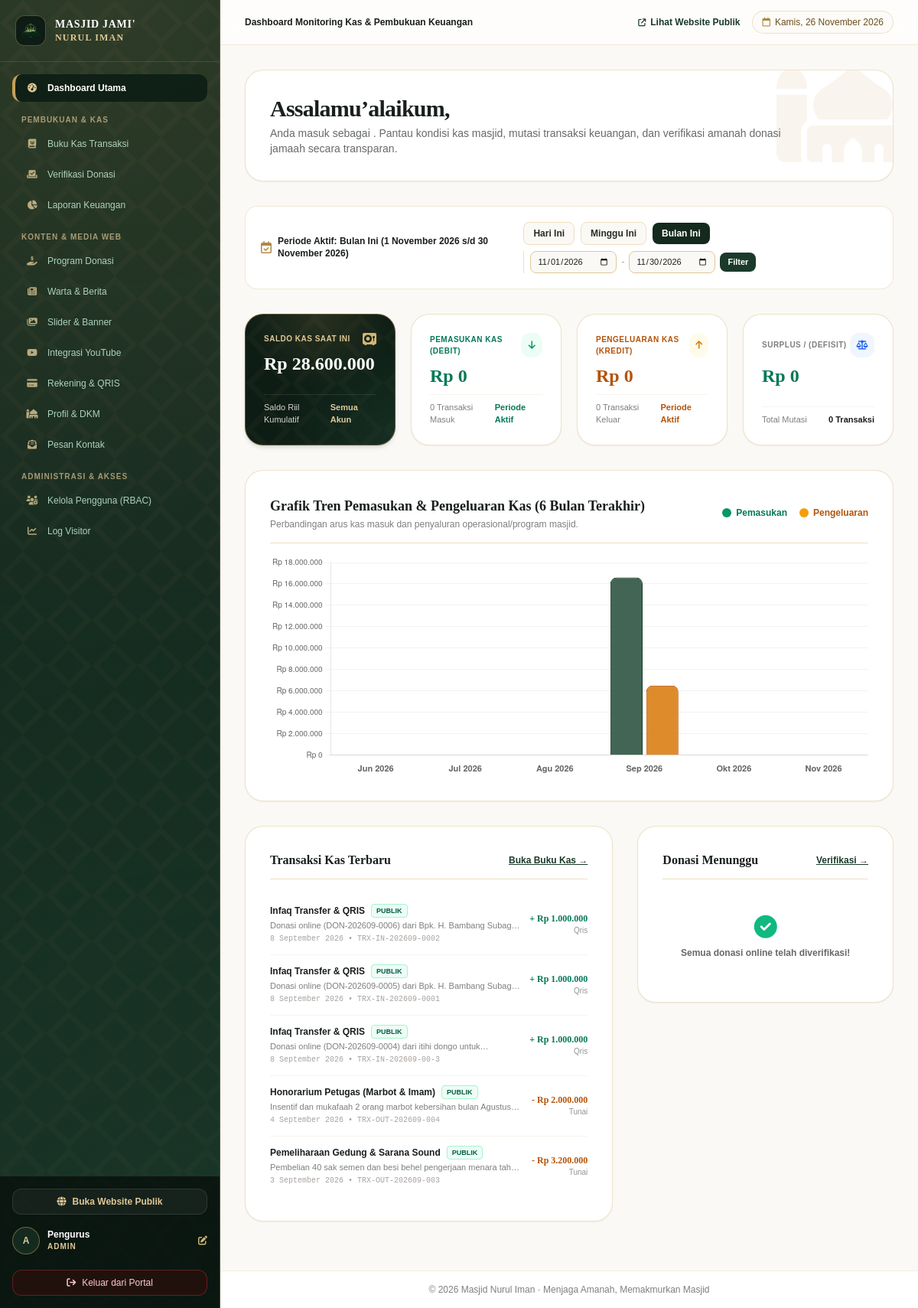
Screenshot of /admin/dashboard (signed in) with the database file from the repository.
### tables this page shows
CREATE TABLE IF NOT EXISTS `transaksi_keuangan` (
  `id` int NOT NULL AUTO_INCREMENT,
  `no_transaksi` varchar(50) NOT NULL,
  `tanggal_transaksi` date NOT NULL,
  `jenis` enum('pemasukan','pengeluaran') NOT NULL,
  `kategori_id` int NOT NULL,
  `program_id` int DEFAULT NULL,
  `akun_kas` varchar(50) NOT NULL DEFAULT 'Kas Tunai Utama',
  `nominal` decimal(15,2) NOT NULL DEFAULT '0.00',
  `keterangan` text NOT NULL,
  `bukti_transaksi` varchar(255) DEFAULT NULL,
  `user_id` int NOT NULL,
  `metode_pembayaran` enum('tunai','transfer','qris') NOT NULL DEFAULT 'tunai',
  `is_published` tinyint(1) NOT NULL DEFAULT '1',
  `created_at` timestamp NULL DEFAULT CURRENT_TIMESTAMP,
  `updated_at` timestamp NULL DEFAULT CURRENT_TIMESTAMP ON UPDATE CURRENT_TIMESTAMP,
  PRIMARY KEY (`id`),
  UNIQUE KEY `no_transaksi` (`no_transaksi`),
  KEY `idx_tanggal` (`tanggal_transaksi`),
  KEY `idx_jenis` (`jenis`),
  KEY `idx_published` (`is_published`),
  KEY `idx_transaksi_tanggal` (`tanggal_transaksi`),
  KEY `idx_transaksi_jenis` (`jenis`),
  KEY `idx_transaksi_published` (`is_published`),
  KEY `idx_transaksi_program` (`program_id`)
);

CREATE TABLE IF NOT EXISTS `kategori_transaksi` (
  `id` int NOT NULL AUTO_INCREMENT,
  `jenis` enum('pemasukan','pengeluaran') NOT NULL,
  `nama_kategori` varchar(100) NOT NULL,
  `deskripsi` varchar(255) DEFAULT NULL,
  `urutan` int NOT NULL DEFAULT '1',
  PRIMARY KEY (`id`)
);

### admin/dashboard.php (the view, shortened to what the rows shown need)
<?php
require_once __DIR__ . '/../config/database.php';
$transaksiTerbaru = $pdo->query("SELECT t.*, k.nama_kategori FROM transaksi_keuangan t JOIN kategori_transaksi k ON t.kategori_id = k.id ORDER BY t.tanggal_transaksi DESC, t.id DESC LIMIT 5")->fetchAll();
$stmtChart = $pdo->prepare("
    SELECT
        DATE_FORMAT(tanggal_transaksi, '%Y-%m') as bulan,
        SUM(CASE WHEN jenis = 'pemasukan' THEN nominal ELSE 0 END) as pemasukan,
        SUM(CASE WHEN jenis = 'pengeluaran' THEN nominal ELSE 0 END) as pengeluaran
    FROM transaksi_keuangan
    WHERE tanggal_transaksi >= DATE_SUB(NOW(), INTERVAL 6 MONTH)
    GROUP BY DATE_FORMAT(tanggal_transaksi, '%Y-%m')
    ORDER BY bulan DESC
    LIMIT 6
");
$stmtChart->execute();
$chartData = $stmtChart->fetchAll();
$chartDataMap = [];
foreach ($chartData as $row) {
    $chartDataMap[$row['bulan']] = [
        'pemasukan' => (float)$row['pemasukan'],
        'pengeluaran' => (float)$row['pengeluaran']
    ];
}
$chartLabels = [];
$chartPemasukan = [];
$chartPengeluaran = [];
for ($i = 5; $i >= 0; $i--) {
    $m = date('n', strtotime("-$i month"));
    $y = date('Y', strtotime("-$i month"));
    $bulantgl = sprintf('%04d-%02d', $y, $m);
    $namaBln = ['', 'Jan', 'Feb', 'Mar', 'Apr', 'Mei', 'Jun', 'Jul', 'Agu', 'Sep', 'Okt', 'Nov', 'Des'][$m] . ' ' . $y;
    $chartLabels[] = $namaBln;
    if (isset($chartDataMap[$bulantgl])) {
        $chartPemasukan[] = $chartDataMap[$bulantgl]['pemasukan'];
        $chartPengeluaran[] = $chartDataMap[$bulantgl]['pengeluaran'];
    } else {
        $chartPemasukan[] = 0;
        $chartPengeluaran[] = 0;
    }
}
require_once __DIR__ . '/../layouts/header.php';
require_once __DIR__ . '/../layouts/sidebar.php';
?>
<div class="bg-white rounded-3xl p-6 sm:p-8 border border-antique-300/50 shadow-sm relative overflow-hidden">
    <div class="relative z-10 flex flex-col md:flex-row md:items-center justify-between gap-6">
        <div>
            <h1 class="text-2xl sm:text-3xl font-bold text-warm-900 tracking-tight font-classic">
                Assalamu’alaikum, <span class="text-cypress-700"><?= e($user['nama']) ?></span>
            </h1>
        </div>
    </div>
</div>
<div class="grid grid-cols-1 lg:grid-cols-12 gap-8 items-start">
    <div class="lg:col-span-7 bg-white rounded-3xl p-6 sm:p-8 border border-antique-300/50 shadow-sm space-y-5">
        <?php if (empty($transaksiTerbaru)): ?>
            <p class="text-xs text-warm-800/60 italic py-6 text-center">Belum ada mutasi transaksi.</p>
        <?php else: ?>
            <div class="divide-y divide-antique-100">
                <?php foreach ($transaksiTerbaru as $t): ?>
                    <div class="py-3 flex items-center justify-between gap-3 text-xs">
                        <div class="space-y-0.5">
                            <div class="flex items-center gap-2">
                                <span class="font-bold text-warm-900"><?= e($t['nama_kategori']) ?></span>
                                <span class="text-[9px] px-1.5 py-0.2 rounded font-bold uppercase <?= $t['is_published'] ? 'bg-emerald-50 text-emerald-800 border border-emerald-200' : 'bg-stone-100 text-stone-600' ?>">
                                    <?= $t['is_published'] ? 'Publik' : 'Internal' ?>
                                </span>
                            </div>
                            <span class="text-[11px] text-warm-800/60 line-clamp-1"><?= e($t['keterangan']) ?></span>
                            <span class="text-[10px] text-stone-400 font-mono"><?= tanggal_indo($t['tanggal_transaksi']) ?> • <?= e($t['no_transaksi']) ?></span>
                        </div>
                        <div class="text-right shrink-0">
                            <span class="font-bold font-classic text-xs <?= $t['jenis'] === 'pemasukan' ? 'text-emerald-700' : 'text-amber-700' ?>">
                                <?= $t['jenis'] === 'pemasukan' ? '+' : '-' ?> <?= format_rupiah($t['nominal']) ?>
                            </span>
                            <span class="text-[10px] text-warm-800/50 block capitalize"><?= e($t['metode_pembayaran']) ?></span>
                        </div>
                    </div>
                <?php endforeach; ?>
            </div>
        <?php endif; ?>
    </div>
</div>
<script>
document.addEventListener("DOMContentLoaded", function() {
    const ctx = document.getElementById('trenKeuanganChart');
    if (!ctx) return;
    new Chart(ctx, {
        type: 'bar',
        data: {
            labels: <?= json_encode($chartLabels) ?>,
            datasets: [
                {
                    label: 'Pemasukan (Infaq)',
                    data: <?= json_encode($chartPemasukan) ?>,
                    backgroundColor: 'rgba(35, 75, 56, 0.85)',
                    borderColor: '#1b3a2b',
                    borderWidth: 1,
                    borderRadius: 8,
                },
                {
                    label: 'Pengeluaran (Kredit)',
                    data: <?= json_encode($chartPengeluaran) ?>,
                    backgroundColor: 'rgba(217, 119, 6, 0.85)',
                    borderColor: '#b45309',
                    borderWidth: 1,
                    borderRadius: 8,
                }
            ]
        },
        options: {
            responsive: true,
            maintainAspectRatio: false,
            plugins: {
                legend: { display: false }
            },
            scales: {
                y: {
                    beginAtZero: true,
                    ticks: {
                        callback: function(val) {
                            return 'Rp ' + val.toLocaleString('id-ID');
                        },
                        font: { size: 10 }
                    },
                    grid: { color: 'rgba(0,0,0,0.05)' }
                },
                x: {
                    ticks: { font: { size: 11, weight: 'bold' } },
                    grid: { display: false }
                }
            }
        }
    });
});
</script>
<?php require_once __DIR__ . '/../layouts/footer.php'; ?>

### rows the page displays
transaksi_keuangan: kategori_transaksi.nama_kategori "Infaq Transfer & QRIS", is_published "PUBLIK", keterangan "Donasi online (DON-202609-0006) dari Bpk. H. Bambang…", tanggal_transaksi "8 September 2026", no_transaksi "TRX-IN-202609-0002", nominal "Rp 1.000.000", metode_pembayaran "Qris"
transaksi_keuangan: kategori_transaksi.nama_kategori "Infaq Transfer & QRIS", is_published "PUBLIK", keterangan "Donasi online (DON-202609-0005) dari Bpk. H. Bambang…", tanggal_transaksi "8 September 2026", no_transaksi "TRX-IN-202609-0001", nominal "Rp 1.000.000", metode_pembayaran "Qris"
transaksi_keuangan: kategori_transaksi.nama_kategori "Infaq Transfer & QRIS", is_published "PUBLIK", keterangan "Donasi online (DON-202609-0004) dari itihi dongo…", tanggal_transaksi "8 September 2026", no_transaksi "TRX-IN-202609-00-3", nominal "Rp 1.000.000", metode_pembayaran "Qris"
transaksi_keuangan: kategori_transaksi.nama_kategori "Honorarium Petugas (Marbot & Imam)", is_published "PUBLIK", keterangan "Insentif dan mukafaah 2 orang marbot kebersihan bulan…", tanggal_transaksi "4 September 2026", no_transaksi "TRX-OUT-202609-004", nominal "Rp 2.000.000", metode_pembayaran "Tunai"
transaksi_keuangan: kategori_transaksi.nama_kategori "Pemeliharaan Gedung & Sarana Sound", is_published "PUBLIK", keterangan "Pembelian 40 sak semen dan besi behel pengerjaan menara…", tanggal_transaksi "3 September 2026", no_transaksi "TRX-OUT-202609-003", nominal "Rp 3.200.000", metode_pembayaran "Tunai"

### other values shown
substr($user['nama'] ?? 'A', 0, 1) "A"
$user['nama'] "Pengurus"
str_replace('_', ' ', $userRole) "ADMIN"
$pageSubtitle "Dashboard Monitoring Kas & Pembukuan Keuangan"
$tanggalLengkap "Kamis, 26 November 2026"
$labelPeriode "Bulan Ini (1 November 2026 s/d 30 November 2026)"
format_rupiah($saldoKasSaatIni) "Rp 28.600.000"
format_rupiah($totalPemasukanPeriode) "Rp 0"
$statIn['jml'] "0"
format_rupiah($totalPengeluaranPeriode) "Rp 0"
$statOut['jml'] "0"
format_rupiah($surplusDefisitPeriode) "Rp 0"
$totalJumlahTransaksi "0"
chart data {{ json_encode($chartPemasukan) }} [0,0,0,16600000,0,0]
chart data {{ json_encode($chartPengeluaran) }} [0,0,0,6500000,0,0]
